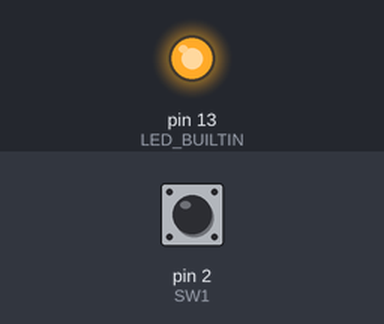
Bench run of a sketch on a simulated Arduino Uno, built with avr-gcc and run on an emulated ATmega328P. On the bench: output pins drawn as LEDs (lit = HIGH). The inputs (shaded band) are chosen by the test bench; at power-on: pin 2 (SW1) HIGH.

Above: at 1.2 s.
1.3 s: pin 2 (SW1) pulled LOW for 0.15 s
At 1.37 s:
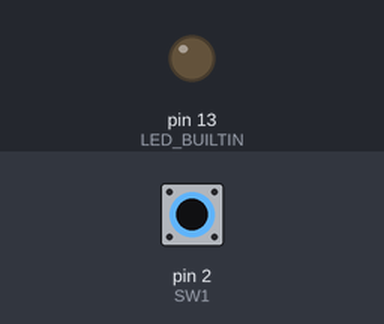
2.9 s: pin 2 (SW1) pulled LOW for 3.2 s
At 6.9 s:
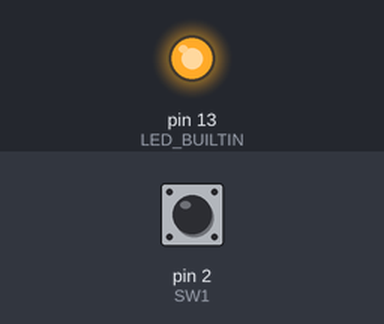
Timing chart, 0 to 8.4 s (numbered marks = the images above; inputs shaded):
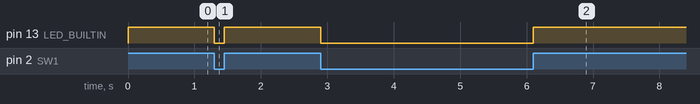

Measured:
- after the input at 1.3 s, pin 13 (LED_BUILTIN): HIGH → LOW at once, → HIGH 0.15 s later
- after the input at 2.9 s, pin 13 (LED_BUILTIN): HIGH → LOW at once, → HIGH 3.2 s later

The sketch:

laserharp.ino
```cpp
const int SW1 = 2;

bool led_state = 0;

bool sw_state = 0;

void setup() {

  pinMode(SW1, INPUT);
  pinMode(LED_BUILTIN, OUTPUT);

  digitalWrite(LED_BUILTIN, led_state);
}

void loop() {

  sw_state = digitalRead(SW1);

  led_state = sw_state;

  digitalWrite(LED_BUILTIN, led_state);

}
```
